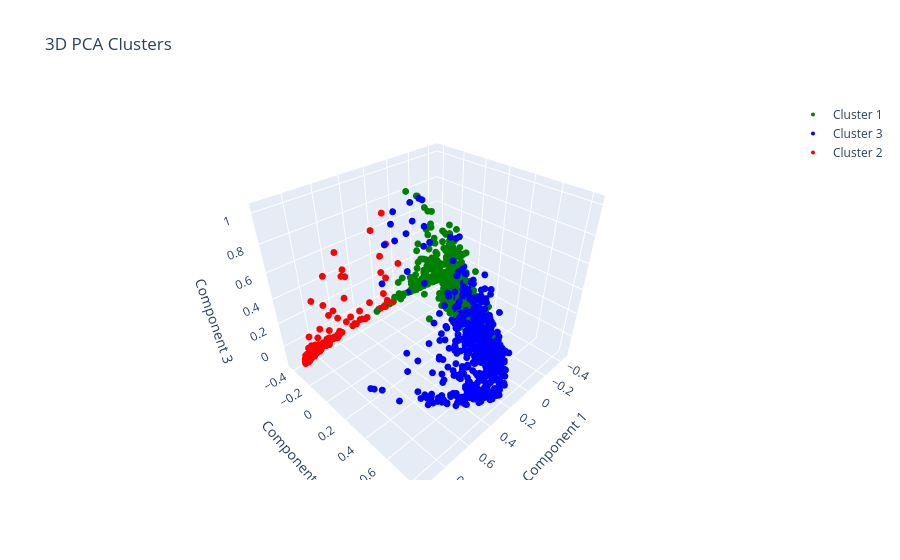

The notebook cell saved with this chart:
### Code cell
plot_pca_clusters_interactive(normalized_data, data['Majority Voting Label'], 3)

### Figure 1 — Plotly figure (JSON) as saved in the notebook; plotly's stock layout.template omitted (floating-point values rounded to 4 significant figures; data arrays with more than 128 entries replaced by an {"elided": "..."} marker saying what was removed)
{"data": [{"marker": {"color": "green", "size": 4}, "mode": "markers", "name": "Cluster 1", "type": "scatter3d", "x": {"elided": "1149 float values"}, "y": {"elided": "1149 float values"}, "z": {"elided": "1149 float values"}}, {"marker": {"color": "blue", "size": 4}, "mode": "markers", "name": "Cluster 3", "type": "scatter3d", "x": {"elided": "581 float values"}, "y": {"elided": "581 float values"}, "z": {"elided": "581 float values"}}, {"marker": {"color": "red", "size": 4}, "mode": "markers", "name": "Cluster 2", "type": "scatter3d", "x": {"elided": "388 float values"}, "y": {"elided": "388 float values"}, "z": {"elided": "388 float values"}}], "layout": {"scene": {"xaxis": {"title": {"text": "Component 1"}}, "yaxis": {"title": {"text": "Component 2"}}, "zaxis": {"title": {"text": "Component 3"}}}, "title": {"text": "3D PCA Clusters"}}}
